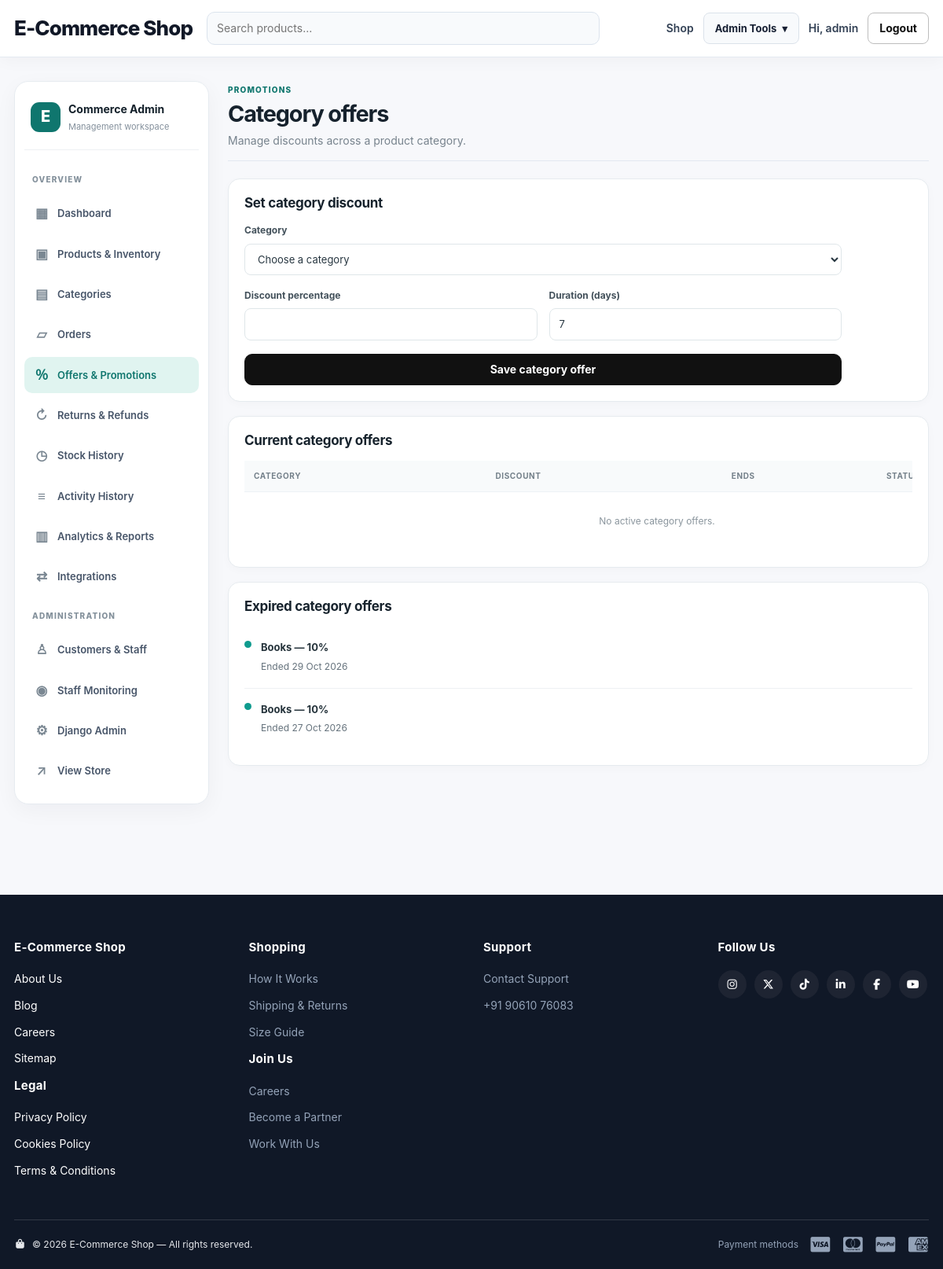
The page /dashboard/offers/categories/ (signed in) on the database its author committed.
### products/models.py (models this page shows, shortened)
class CategoryOfferHistory(models.Model):
    category = models.ForeignKey(
        Category,
        on_delete=models.SET_NULL,
        null=True,
        blank=True,
        related_name='offer_history'
    )
    category_name = models.CharField(max_length=100)
    discount_percent = models.PositiveSmallIntegerField(default=0)
    started_at = models.DateTimeField(default=timezone.now)
    ends_at = models.DateTimeField(null=True, blank=True)
    recorded_at = models.DateTimeField(auto_now_add=True)
    class Meta:
        ordering = ['-recorded_at']

class Category(models.Model):
    name = models.CharField(max_length=100)
    offer_percent = models.PositiveSmallIntegerField(default=0)
    offer_ends_at = models.DateTimeField(null=True, blank=True)

### dashboard/views.py (the view)
# urls.py: path('offers/categories/', views.dashboard_category_offers, name='category_offers'),
@staff_member_required
def dashboard_category_offers(request):
    now = timezone.now()
    categories = Category.objects.order_by('name')
    present_offers = CategoryOfferHistory.objects.select_related('category').filter(
        ends_at__gt=now
    ).order_by('ends_at')
    tracked_category_ids = CategoryOfferHistory.objects.values_list('category_id', flat=True)
    legacy_present_categories = categories.filter(
        offer_percent__gt=0, offer_ends_at__gt=now
    ).exclude(id__in=tracked_category_ids)
    expired_offers = CategoryOfferHistory.objects.select_related('category').filter(
        ends_at__lte=now
    ).order_by('-ends_at')
    present_rows = [
        {'category_name': offer.category_name, 'discount_percent': offer.discount_percent, 'started_at': offer.started_at, 'ends_at': offer.ends_at}
        for offer in present_offers
    ]
    present_rows.extend(
        {'category_name': category.name, 'discount_percent': category.offer_percent, 'started_at': None, 'ends_at': category.offer_ends_at}
        for category in legacy_present_categories
    )
    present_page = Paginator(present_rows, 12).get_page(request.GET.get('present_page'))
    expired_page = Paginator(expired_offers, 12).get_page(request.GET.get('expired_page'))
    return render(request, 'dashboard/category_offers.html', {
        'active': 'category_offers',
        'categories': categories,
        'present_page': present_page,
        'expired_page': expired_page,
        'now': now,
    })

### cart/context_processors.py (called while the page is built)
def cart_count(request):
    if not request.user.is_authenticated:
        return {'cart_count': 0}
    from .models import Cart
    cart = Cart.objects.filter(user=request.user).first()
    if not cart:
        return {'cart_count': 0}
    cart_items = cart.items.all()
    return {
        'cart_count': sum(item.quantity for item in cart_items),
        'cart_product_ids': list(cart_items.values_list('product_id', flat=True)),
    }

### storeextras/actor_context.py (called while the page is built)
    def __call__(self, request):
        token = _current_actor.set(getattr(request, 'user', None))
        try:
            return self.get_response(request)
        finally:
            _current_actor.reset(token)

### templates/dashboard/category_offers.html
{% extends "dashboard/base.html" %}
{% block dashboard_content %}<div class="section-head"><div><span class="dash-eyebrow">PROMOTIONS</span><h1>Category offers</h1><p>Manage discounts across a product category.</p></div></div><div class="dash-panel"><h2>Set category discount</h2><form method="post" class="dash-form">{% csrf_token %}<input type="hidden" name="offer_type" value="category"><div class="dash-form-field"><label for="category">Category</label><select id="category" name="category" required><option value="">Choose a category</option>{% for category in categories %}<option value="{{ category.id }}">{{ category.name }}</option>{% endfor %}</select></div><div class="dash-form-grid"><div class="dash-form-field"><label for="category_discount_percent">Discount percentage</label><input id="category_discount_percent" name="category_discount_percent" type="number" min="0" max="90" required></div><div class="dash-form-field"><label for="duration_days">Duration (days)</label><input id="duration_days" name="duration_days" type="number" min="1" max="365" value="7" required></div></div><button class="btn btn-primary" type="submit">Save category offer</button></form></div><div class="dash-panel"><h2>Current category offers</h2><div class="table-scroll"><table class="dashboard-table"><thead><tr><th>Category</th><th>Discount</th><th>Ends</th><th>Status</th></tr></thead><tbody>{% for offer in present_page %}<tr><td>{{ offer.category_name }}</td><td>{{ offer.discount_percent }}%</td><td>{{ offer.ends_at|date:"d M Y" }}</td><td><span class="dash-status">Active</span></td></tr>{% empty %}<tr><td colspan="4" class="dash-empty">No active category offers.</td></tr>{% endfor %}</tbody></table></div>{% include "includes/pagination.html" with page_obj=present_page page_key="present_page" %}</div><div class="dash-panel"><h2>Expired category offers</h2>{% for offer in expired_page %}<div class="activity-row"><span class="activity-dot"></span><div><strong>{{ offer.category_name|default:offer.category.name }} — {{ offer.discount_percent }}%</strong><p>Ended {{ offer.ends_at|date:"d M Y" }}</p></div></div>{% empty %}<p class="dash-empty">No expired category offers.</p>{% endfor %}</div>{% endblock %}

### templates/base.html (shortened to what this page needs)
{% load static %}
<!DOCTYPE html>
<html lang="en">
<head>
    <link rel="stylesheet" href="{% static 'css/style.css' %}?v=20261102_filtercard">
    <link rel="stylesheet" href="https://cdnjs.cloudflare.com/ajax/libs/font-awesome/7.0.1/css/all.min.css"
>
</head>
<body>
<header class="navbar">
    <div class="container nav-inner">
        <a class="brand" href="{% url 'products:home' %}">E-Commerce Shop</a>
        <form class="nav-search" method="get" action="{% url 'products:home' %}">
            <input type="search" name="q" placeholder="Search products..." value="{{ request.GET.q }}">
        </form>
        <nav class="nav-links">
            <a href="{% url 'products:home' %}">Shop</a>
            {% if user.is_authenticated %}
                {% if user.is_staff %}
                    <details class="nav-dropdown">
                        <summary aria-label="Open admin tools">Admin Tools <span aria-hidden="true">▾</span></summary>
                    </details>
                {% endif %}
                <a class="hide-mobile" href="{% url 'profile' %}">Hi, {{ user.username }}</a>
                <form method="post" action="{% url 'logout' %}" style="display:inline">
                    <button class="btn btn-outline" type="submit">Logout</button>
                </form>
            {% else %}
                <a href="{% url 'login' %}">Login</a>
                <a class="btn btn-primary" href="{% url 'register' %}">Sign Up</a>
            {% endif %}
        </nav>
    </div>
</header>
<main>
{% block content %}{% endblock %}
</main>
<footer class="site-footer">
    <div class="container footer-top">
        <div class="footer-col footer-white">
            <h4>E-Commerce Shop</h4>
            <a href="#">About Us</a>
            <a href="#">Blog</a>
            <a href="#">Careers</a>
            <a href="#">Sitemap</a>
            <h4 class="footer-subhead">Legal</h4>
            <a href="#">Privacy Policy</a>
            <a href="#">Cookies Policy</a>
            <a href="#">Terms &amp; Conditions</a>
        </div>
        <div class="footer-col">
            <h4>Shopping</h4>
            <a href="{% url 'products:home' %}">How It Works</a>
            <a href="#">Shipping &amp; Returns</a>
            <a href="#">Size Guide</a>
            <h4 class="footer-subhead">Join Us</h4>
            <a href="#">Careers</a>
            <a href="#">Become a Partner</a>
            <a href="#">Work With Us</a>
        </div>
        <div class="footer-col">
            <h4>Support</h4>
            <a href="#">Contact Support</a>
            <a href="#"> +91 90610 76083</a>
        </div>
        <div class="footer-col">
            <h4 class="footer-subhead">Follow Us</h4>
            <div class="footer-social">
                <a href="#" aria-label="Instagram"><i class="fa-brands fa-instagram"></i></a>
                <a href="#" aria-label="Twitter"><i class="fa-brands fa-x-twitter"></i></a>
                <a href="#" aria-label="TikTok"><i class="fa-brands fa-tiktok"></i></a>
                <a href="#" aria-label="LinkedIn"><i class="fa-brands fa-linkedin-in"></i></a>
                <a href="#" aria-label="Facebook"><i class="fa-brands fa-facebook-f"></i></a>
                <a href="#" aria-label="YouTube"><i class="fa-brands fa-youtube"></i></a>
            </div>
        </div>
    </div>
    <div class="container footer-bottom">
        <p class="footer-copyright">
            <i class="fa-solid fa-bag-shopping"></i>
            &copy; {% now "Y" %} E-Commerce Shop — All rights reserved.
        </p>
        <div class="footer-payments">
            <span class="footer-payments-label">Payment methods</span>
            <i class="fa-brands fa-cc-visa"></i>
            <i class="fa-brands fa-cc-mastercard"></i>
            <i class="fa-brands fa-cc-paypal"></i>
            <i class="fa-brands fa-cc-amex"></i>
        </div>
    </div>
</footer>
</body>
</html>

### rows shown on the page
CategoryOfferHistory: category_name "Books", discount_percent "10", ends_at "29 Oct 2026"
CategoryOfferHistory: category_name "Books", discount_percent "10", ends_at "27 Oct 2026"

### other values the page prints
{{ user.username }} "admin"
